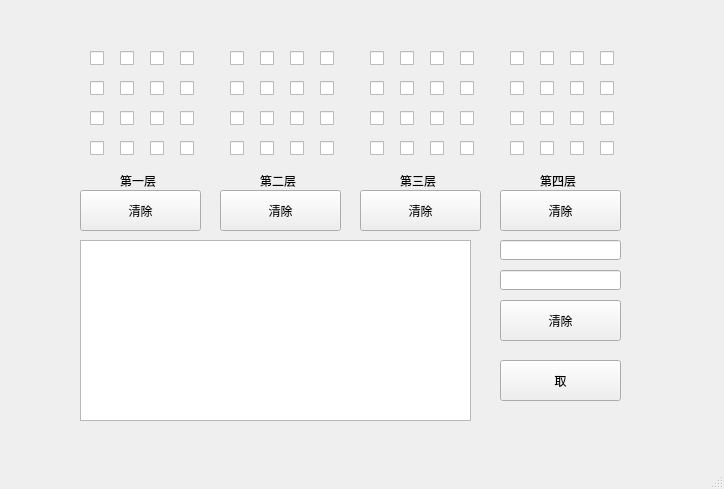
<?xml version="1.0" encoding="UTF-8"?>
<ui version="4.0">
 <class>MainWindow</class>
 <widget class="QMainWindow" name="MainWindow">
  <property name="enabled">
   <bool>true</bool>
  </property>
  <property name="geometry">
   <rect>
    <x>0</x>
    <y>0</y>
    <width>724</width>
    <height>489</height>
   </rect>
  </property>
  <property name="windowTitle">
   <string>CUBEMOD</string>
  </property>
  <widget class="QWidget" name="centralWidget">
   <widget class="QLabel" name="label">
    <property name="geometry">
     <rect>
      <x>660</x>
      <y>240</y>
      <width>54</width>
      <height>21</height>
     </rect>
    </property>
    <property name="text">
     <string/>
    </property>
   </widget>
   <widget class="QCheckBox" name="checkBox14">
    <property name="geometry">
     <rect>
      <x>120</x>
      <y>140</y>
      <width>16</width>
      <height>16</height>
     </rect>
    </property>
    <property name="text">
     <string/>
    </property>
   </widget>
   <widget class="QLineEdit" name="lineEdit_2">
    <property name="geometry">
     <rect>
      <x>500</x>
      <y>270</y>
      <width>121</width>
      <height>20</height>
     </rect>
    </property>
   </widget>
   <widget class="QPushButton" name="EnterButton">
    <property name="geometry">
     <rect>
      <x>500</x>
      <y>360</y>
      <width>121</width>
      <height>41</height>
     </rect>
    </property>
    <property name="text">
     <string>取</string>
    </property>
   </widget>
   <widget class="QCheckBox" name="checkBox08">
    <property name="geometry">
     <rect>
      <x>180</x>
      <y>80</y>
      <width>16</width>
      <height>16</height>
     </rect>
    </property>
    <property name="text">
     <string/>
    </property>
   </widget>
   <widget class="QCheckBox" name="checkBox04">
    <property name="geometry">
     <rect>
      <x>180</x>
      <y>50</y>
      <width>16</width>
      <height>16</height>
     </rect>
    </property>
    <property name="text">
     <string/>
    </property>
   </widget>
   <widget class="QCheckBox" name="checkBox01">
    <property name="geometry">
     <rect>
      <x>90</x>
      <y>50</y>
      <width>16</width>
      <height>16</height>
     </rect>
    </property>
    <property name="text">
     <string/>
    </property>
   </widget>
   <widget class="QCheckBox" name="checkBox11">
    <property name="geometry">
     <rect>
      <x>150</x>
      <y>110</y>
      <width>16</width>
      <height>16</height>
     </rect>
    </property>
    <property name="text">
     <string/>
    </property>
   </widget>
   <widget class="QCheckBox" name="checkBox03">
    <property name="geometry">
     <rect>
      <x>150</x>
      <y>50</y>
      <width>16</width>
      <height>16</height>
     </rect>
    </property>
    <property name="text">
     <string/>
    </property>
   </widget>
   <widget class="QCheckBox" name="checkBox05">
    <property name="geometry">
     <rect>
      <x>90</x>
      <y>80</y>
      <width>16</width>
      <height>16</height>
     </rect>
    </property>
    <property name="text">
     <string/>
    </property>
   </widget>
   <widget class="QCheckBox" name="checkBox15">
    <property name="geometry">
     <rect>
      <x>150</x>
      <y>140</y>
      <width>16</width>
      <height>16</height>
     </rect>
    </property>
    <property name="text">
     <string/>
    </property>
   </widget>
   <widget class="QCheckBox" name="checkBox12">
    <property name="geometry">
     <rect>
      <x>180</x>
      <y>110</y>
      <width>16</width>
      <height>16</height>
     </rect>
    </property>
    <property name="text">
     <string/>
    </property>
   </widget>
   <widget class="QCheckBox" name="checkBox06">
    <property name="geometry">
     <rect>
      <x>120</x>
      <y>80</y>
      <width>16</width>
      <height>16</height>
     </rect>
    </property>
    <property name="text">
     <string/>
    </property>
   </widget>
   <widget class="QCheckBox" name="checkBox16">
    <property name="geometry">
     <rect>
      <x>180</x>
      <y>140</y>
      <width>16</width>
      <height>16</height>
     </rect>
    </property>
    <property name="text">
     <string/>
    </property>
   </widget>
   <widget class="QCheckBox" name="checkBox13">
    <property name="geometry">
     <rect>
      <x>90</x>
      <y>140</y>
      <width>16</width>
      <height>16</height>
     </rect>
    </property>
    <property name="text">
     <string/>
    </property>
   </widget>
   <widget class="QCheckBox" name="checkBox02">
    <property name="geometry">
     <rect>
      <x>120</x>
      <y>50</y>
      <width>16</width>
      <height>16</height>
     </rect>
    </property>
    <property name="text">
     <string/>
    </property>
   </widget>
   <widget class="QLineEdit" name="lineEdit">
    <property name="geometry">
     <rect>
      <x>500</x>
      <y>240</y>
      <width>121</width>
      <height>20</height>
     </rect>
    </property>
   </widget>
   <widget class="QCheckBox" name="checkBox09">
    <property name="geometry">
     <rect>
      <x>90</x>
      <y>110</y>
      <width>16</width>
      <height>16</height>
     </rect>
    </property>
    <property name="text">
     <string/>
    </property>
   </widget>
   <widget class="QCheckBox" name="checkBox07">
    <property name="geometry">
     <rect>
      <x>150</x>
      <y>80</y>
      <width>16</width>
      <height>16</height>
     </rect>
    </property>
    <property name="text">
     <string/>
    </property>
   </widget>
   <widget class="QTextEdit" name="textEdit">
    <property name="geometry">
     <rect>
      <x>80</x>
      <y>240</y>
      <width>391</width>
      <height>181</height>
     </rect>
    </property>
    <property name="html">
     <string>&lt;!DOCTYPE HTML PUBLIC &quot;-//W3C//DTD HTML 4.0//EN&quot; &quot;http://www.w3.org/TR/REC-html40/strict.dtd&quot;&gt;
&lt;html&gt;&lt;head&gt;&lt;meta name=&quot;qrichtext&quot; content=&quot;1&quot; /&gt;&lt;style type=&quot;text/css&quot;&gt;
p, li { white-space: pre-wrap; }
&lt;/style&gt;&lt;/head&gt;&lt;body style=&quot; font-family:'SimSun'; font-size:9pt; font-weight:400; font-style:normal;&quot;&gt;
&lt;p style=&quot;-qt-paragraph-type:empty; margin-top:0px; margin-bottom:0px; margin-left:0px; margin-right:0px; -qt-block-indent:0; text-indent:0px;&quot;&gt;&lt;br /&gt;&lt;/p&gt;&lt;/body&gt;&lt;/html&gt;</string>
    </property>
   </widget>
   <widget class="QCheckBox" name="checkBox10">
    <property name="geometry">
     <rect>
      <x>120</x>
      <y>110</y>
      <width>16</width>
      <height>16</height>
     </rect>
    </property>
    <property name="text">
     <string/>
    </property>
   </widget>
   <widget class="QLabel" name="label_2">
    <property name="geometry">
     <rect>
      <x>120</x>
      <y>170</y>
      <width>54</width>
      <height>21</height>
     </rect>
    </property>
    <property name="text">
     <string>第一层</string>
    </property>
   </widget>
   <widget class="QCheckBox" name="checkBox04_2">
    <property name="geometry">
     <rect>
      <x>320</x>
      <y>50</y>
      <width>16</width>
      <height>16</height>
     </rect>
    </property>
    <property name="text">
     <string/>
    </property>
   </widget>
   <widget class="QCheckBox" name="checkBox07_2">
    <property name="geometry">
     <rect>
      <x>290</x>
      <y>80</y>
      <width>16</width>
      <height>16</height>
     </rect>
    </property>
    <property name="text">
     <string/>
    </property>
   </widget>
   <widget class="QCheckBox" name="checkBox09_2">
    <property name="geometry">
     <rect>
      <x>230</x>
      <y>110</y>
      <width>16</width>
      <height>16</height>
     </rect>
    </property>
    <property name="text">
     <string/>
    </property>
   </widget>
   <widget class="QCheckBox" name="checkBox08_2">
    <property name="geometry">
     <rect>
      <x>320</x>
      <y>80</y>
      <width>16</width>
      <height>16</height>
     </rect>
    </property>
    <property name="text">
     <string/>
    </property>
   </widget>
   <widget class="QCheckBox" name="checkBox16_2">
    <property name="geometry">
     <rect>
      <x>320</x>
      <y>140</y>
      <width>16</width>
      <height>16</height>
     </rect>
    </property>
    <property name="text">
     <string/>
    </property>
   </widget>
   <widget class="QCheckBox" name="checkBox03_2">
    <property name="geometry">
     <rect>
      <x>290</x>
      <y>50</y>
      <width>16</width>
      <height>16</height>
     </rect>
    </property>
    <property name="text">
     <string/>
    </property>
   </widget>
   <widget class="QCheckBox" name="checkBox15_2">
    <property name="geometry">
     <rect>
      <x>290</x>
      <y>140</y>
      <width>16</width>
      <height>16</height>
     </rect>
    </property>
    <property name="text">
     <string/>
    </property>
   </widget>
   <widget class="QCheckBox" name="checkBox01_2">
    <property name="geometry">
     <rect>
      <x>230</x>
      <y>50</y>
      <width>16</width>
      <height>16</height>
     </rect>
    </property>
    <property name="text">
     <string/>
    </property>
   </widget>
   <widget class="QCheckBox" name="checkBox11_2">
    <property name="geometry">
     <rect>
      <x>290</x>
      <y>110</y>
      <width>16</width>
      <height>16</height>
     </rect>
    </property>
    <property name="text">
     <string/>
    </property>
   </widget>
   <widget class="QCheckBox" name="checkBox14_2">
    <property name="geometry">
     <rect>
      <x>260</x>
      <y>140</y>
      <width>16</width>
      <height>16</height>
     </rect>
    </property>
    <property name="text">
     <string/>
    </property>
   </widget>
   <widget class="QLabel" name="label_3">
    <property name="geometry">
     <rect>
      <x>260</x>
      <y>170</y>
      <width>54</width>
      <height>21</height>
     </rect>
    </property>
    <property name="text">
     <string>第二层</string>
    </property>
   </widget>
   <widget class="QCheckBox" name="checkBox12_2">
    <property name="geometry">
     <rect>
      <x>320</x>
      <y>110</y>
      <width>16</width>
      <height>16</height>
     </rect>
    </property>
    <property name="text">
     <string/>
    </property>
   </widget>
   <widget class="QCheckBox" name="checkBox06_2">
    <property name="geometry">
     <rect>
      <x>260</x>
      <y>80</y>
      <width>16</width>
      <height>16</height>
     </rect>
    </property>
    <property name="text">
     <string/>
    </property>
   </widget>
   <widget class="QCheckBox" name="checkBox05_2">
    <property name="geometry">
     <rect>
      <x>230</x>
      <y>80</y>
      <width>16</width>
      <height>16</height>
     </rect>
    </property>
    <property name="text">
     <string/>
    </property>
   </widget>
   <widget class="QCheckBox" name="checkBox13_2">
    <property name="geometry">
     <rect>
      <x>230</x>
      <y>140</y>
      <width>16</width>
      <height>16</height>
     </rect>
    </property>
    <property name="text">
     <string/>
    </property>
   </widget>
   <widget class="QCheckBox" name="checkBox10_2">
    <property name="geometry">
     <rect>
      <x>260</x>
      <y>110</y>
      <width>16</width>
      <height>16</height>
     </rect>
    </property>
    <property name="text">
     <string/>
    </property>
   </widget>
   <widget class="QCheckBox" name="checkBox02_2">
    <property name="geometry">
     <rect>
      <x>260</x>
      <y>50</y>
      <width>16</width>
      <height>16</height>
     </rect>
    </property>
    <property name="text">
     <string/>
    </property>
   </widget>
   <widget class="QCheckBox" name="checkBox04_3">
    <property name="geometry">
     <rect>
      <x>460</x>
      <y>50</y>
      <width>16</width>
      <height>16</height>
     </rect>
    </property>
    <property name="text">
     <string/>
    </property>
   </widget>
   <widget class="QCheckBox" name="checkBox07_3">
    <property name="geometry">
     <rect>
      <x>430</x>
      <y>80</y>
      <width>16</width>
      <height>16</height>
     </rect>
    </property>
    <property name="text">
     <string/>
    </property>
   </widget>
   <widget class="QCheckBox" name="checkBox09_3">
    <property name="geometry">
     <rect>
      <x>370</x>
      <y>110</y>
      <width>16</width>
      <height>16</height>
     </rect>
    </property>
    <property name="text">
     <string/>
    </property>
   </widget>
   <widget class="QCheckBox" name="checkBox08_3">
    <property name="geometry">
     <rect>
      <x>460</x>
      <y>80</y>
      <width>16</width>
      <height>16</height>
     </rect>
    </property>
    <property name="text">
     <string/>
    </property>
   </widget>
   <widget class="QCheckBox" name="checkBox16_3">
    <property name="geometry">
     <rect>
      <x>460</x>
      <y>140</y>
      <width>16</width>
      <height>16</height>
     </rect>
    </property>
    <property name="text">
     <string/>
    </property>
   </widget>
   <widget class="QCheckBox" name="checkBox03_3">
    <property name="geometry">
     <rect>
      <x>430</x>
      <y>50</y>
      <width>16</width>
      <height>16</height>
     </rect>
    </property>
    <property name="text">
     <string/>
    </property>
   </widget>
   <widget class="QCheckBox" name="checkBox15_3">
    <property name="geometry">
     <rect>
      <x>430</x>
      <y>140</y>
      <width>16</width>
      <height>16</height>
     </rect>
    </property>
    <property name="text">
     <string/>
    </property>
   </widget>
   <widget class="QCheckBox" name="checkBox01_3">
    <property name="geometry">
     <rect>
      <x>370</x>
      <y>50</y>
      <width>16</width>
      <height>16</height>
     </rect>
    </property>
    <property name="text">
     <string/>
    </property>
   </widget>
   <widget class="QCheckBox" name="checkBox11_3">
    <property name="geometry">
     <rect>
      <x>430</x>
      <y>110</y>
      <width>16</width>
      <height>16</height>
     </rect>
    </property>
    <property name="text">
     <string/>
    </property>
   </widget>
   <widget class="QCheckBox" name="checkBox14_3">
    <property name="geometry">
     <rect>
      <x>400</x>
      <y>140</y>
      <width>16</width>
      <height>16</height>
     </rect>
    </property>
    <property name="text">
     <string/>
    </property>
   </widget>
   <widget class="QLabel" name="label_4">
    <property name="geometry">
     <rect>
      <x>400</x>
      <y>170</y>
      <width>54</width>
      <height>21</height>
     </rect>
    </property>
    <property name="text">
     <string>第三层</string>
    </property>
   </widget>
   <widget class="QCheckBox" name="checkBox12_3">
    <property name="geometry">
     <rect>
      <x>460</x>
      <y>110</y>
      <width>16</width>
      <height>16</height>
     </rect>
    </property>
    <property name="text">
     <string/>
    </property>
   </widget>
   <widget class="QCheckBox" name="checkBox06_3">
    <property name="geometry">
     <rect>
      <x>400</x>
      <y>80</y>
      <width>16</width>
      <height>16</height>
     </rect>
    </property>
    <property name="text">
     <string/>
    </property>
   </widget>
   <widget class="QCheckBox" name="checkBox05_3">
    <property name="geometry">
     <rect>
      <x>370</x>
      <y>80</y>
      <width>16</width>
      <height>16</height>
     </rect>
    </property>
    <property name="text">
     <string/>
    </property>
   </widget>
   <widget class="QCheckBox" name="checkBox13_3">
    <property name="geometry">
     <rect>
      <x>370</x>
      <y>140</y>
      <width>16</width>
      <height>16</height>
     </rect>
    </property>
    <property name="text">
     <string/>
    </property>
   </widget>
   <widget class="QCheckBox" name="checkBox10_3">
    <property name="geometry">
     <rect>
      <x>400</x>
      <y>110</y>
      <width>16</width>
      <height>16</height>
     </rect>
    </property>
    <property name="text">
     <string/>
    </property>
   </widget>
   <widget class="QCheckBox" name="checkBox02_3">
    <property name="geometry">
     <rect>
      <x>400</x>
      <y>50</y>
      <width>16</width>
      <height>16</height>
     </rect>
    </property>
    <property name="text">
     <string/>
    </property>
   </widget>
   <widget class="QCheckBox" name="checkBox04_4">
    <property name="geometry">
     <rect>
      <x>600</x>
      <y>50</y>
      <width>16</width>
      <height>16</height>
     </rect>
    </property>
    <property name="text">
     <string/>
    </property>
   </widget>
   <widget class="QCheckBox" name="checkBox07_4">
    <property name="geometry">
     <rect>
      <x>570</x>
      <y>80</y>
      <width>16</width>
      <height>16</height>
     </rect>
    </property>
    <property name="text">
     <string/>
    </property>
   </widget>
   <widget class="QCheckBox" name="checkBox09_4">
    <property name="geometry">
     <rect>
      <x>510</x>
      <y>110</y>
      <width>16</width>
      <height>16</height>
     </rect>
    </property>
    <property name="text">
     <string/>
    </property>
   </widget>
   <widget class="QCheckBox" name="checkBox08_4">
    <property name="geometry">
     <rect>
      <x>600</x>
      <y>80</y>
      <width>16</width>
      <height>16</height>
     </rect>
    </property>
    <property name="text">
     <string/>
    </property>
   </widget>
   <widget class="QCheckBox" name="checkBox16_4">
    <property name="geometry">
     <rect>
      <x>600</x>
      <y>140</y>
      <width>16</width>
      <height>16</height>
     </rect>
    </property>
    <property name="text">
     <string/>
    </property>
   </widget>
   <widget class="QCheckBox" name="checkBox03_4">
    <property name="geometry">
     <rect>
      <x>570</x>
      <y>50</y>
      <width>16</width>
      <height>16</height>
     </rect>
    </property>
    <property name="text">
     <string/>
    </property>
   </widget>
   <widget class="QCheckBox" name="checkBox15_4">
    <property name="geometry">
     <rect>
      <x>570</x>
      <y>140</y>
      <width>16</width>
      <height>16</height>
     </rect>
    </property>
    <property name="text">
     <string/>
    </property>
   </widget>
   <widget class="QCheckBox" name="checkBox01_4">
    <property name="geometry">
     <rect>
      <x>510</x>
      <y>50</y>
      <width>16</width>
      <height>16</height>
     </rect>
    </property>
    <property name="text">
     <string/>
    </property>
   </widget>
   <widget class="QCheckBox" name="checkBox11_4">
    <property name="geometry">
     <rect>
      <x>570</x>
      <y>110</y>
      <width>16</width>
      <height>16</height>
     </rect>
    </property>
    <property name="text">
     <string/>
    </property>
   </widget>
   <widget class="QCheckBox" name="checkBox14_4">
    <property name="geometry">
     <rect>
      <x>540</x>
      <y>140</y>
      <width>16</width>
      <height>16</height>
     </rect>
    </property>
    <property name="text">
     <string/>
    </property>
   </widget>
   <widget class="QLabel" name="label_5">
    <property name="geometry">
     <rect>
      <x>540</x>
      <y>170</y>
      <width>54</width>
      <height>21</height>
     </rect>
    </property>
    <property name="text">
     <string>第四层</string>
    </property>
   </widget>
   <widget class="QCheckBox" name="checkBox12_4">
    <property name="geometry">
     <rect>
      <x>600</x>
      <y>110</y>
      <width>16</width>
      <height>16</height>
     </rect>
    </property>
    <property name="text">
     <string/>
    </property>
   </widget>
   <widget class="QCheckBox" name="checkBox06_4">
    <property name="geometry">
     <rect>
      <x>540</x>
      <y>80</y>
      <width>16</width>
      <height>16</height>
     </rect>
    </property>
    <property name="text">
     <string/>
    </property>
   </widget>
   <widget class="QCheckBox" name="checkBox05_4">
    <property name="geometry">
     <rect>
      <x>510</x>
      <y>80</y>
      <width>16</width>
      <height>16</height>
     </rect>
    </property>
    <property name="text">
     <string/>
    </property>
   </widget>
   <widget class="QCheckBox" name="checkBox13_4">
    <property name="geometry">
     <rect>
      <x>510</x>
      <y>140</y>
      <width>16</width>
      <height>16</height>
     </rect>
    </property>
    <property name="text">
     <string/>
    </property>
   </widget>
   <widget class="QCheckBox" name="checkBox10_4">
    <property name="geometry">
     <rect>
      <x>540</x>
      <y>110</y>
      <width>16</width>
      <height>16</height>
     </rect>
    </property>
    <property name="text">
     <string/>
    </property>
   </widget>
   <widget class="QCheckBox" name="checkBox02_4">
    <property name="geometry">
     <rect>
      <x>540</x>
      <y>50</y>
      <width>16</width>
      <height>16</height>
     </rect>
    </property>
    <property name="text">
     <string/>
    </property>
   </widget>
   <widget class="QPushButton" name="clearButton">
    <property name="geometry">
     <rect>
      <x>500</x>
      <y>300</y>
      <width>121</width>
      <height>41</height>
     </rect>
    </property>
    <property name="text">
     <string>清除</string>
    </property>
   </widget>
   <widget class="QPushButton" name="clearButton_1">
    <property name="geometry">
     <rect>
      <x>80</x>
      <y>190</y>
      <width>121</width>
      <height>41</height>
     </rect>
    </property>
    <property name="text">
     <string>清除</string>
    </property>
   </widget>
   <widget class="QPushButton" name="clearButton_2">
    <property name="geometry">
     <rect>
      <x>220</x>
      <y>190</y>
      <width>121</width>
      <height>41</height>
     </rect>
    </property>
    <property name="text">
     <string>清除</string>
    </property>
   </widget>
   <widget class="QPushButton" name="clearButton_3">
    <property name="geometry">
     <rect>
      <x>360</x>
      <y>190</y>
      <width>121</width>
      <height>41</height>
     </rect>
    </property>
    <property name="text">
     <string>清除</string>
    </property>
   </widget>
   <widget class="QPushButton" name="clearButton_4">
    <property name="geometry">
     <rect>
      <x>500</x>
      <y>190</y>
      <width>121</width>
      <height>41</height>
     </rect>
    </property>
    <property name="text">
     <string>清除</string>
    </property>
   </widget>
  </widget>
  <widget class="QStatusBar" name="statusBar"/>
 </widget>
 <layoutdefault spacing="6" margin="11"/>
 <resources/>
 <connections/>
</ui>
